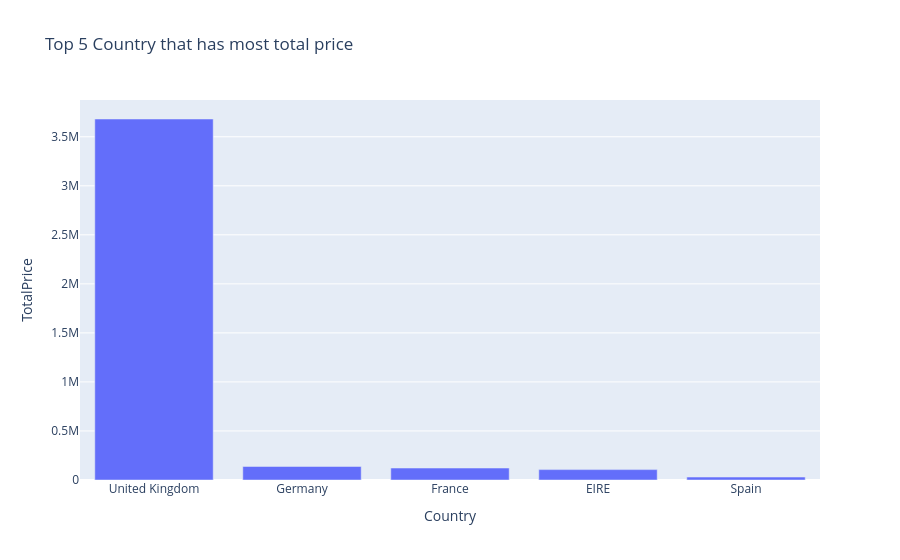

The notebook cell this image was saved under:
### Code cell
df_grouped = df.groupby('Country')['TotalPrice'].sum().round(3).sort_values(ascending= False).head().reset_index()

px.bar(
    data_frame= df_grouped,
    x= 'Country',
    y= 'TotalPrice',
    title= 'Top 5 Country that has most total price'
)

### Figure 1 — Plotly figure (JSON) as saved in the notebook; plotly's stock layout.template omitted (floating-point values rounded to 4 significant figures)
{"data": [{"hovertemplate": "Country=%{x}<br>TotalPrice=%{y}<extra></extra>", "legendgroup": "", "marker": {"color": "#636efa", "pattern": {"shape": ""}}, "name": "", "orientation": "v", "showlegend": false, "textposition": "auto", "type": "bar", "x": ["United Kingdom", "Germany", "France", "EIRE", "Spain"], "xaxis": "x", "y": [3681000.0, 137900.0, 122000.0, 105900.0, 29830.0], "yaxis": "y"}], "layout": {"barmode": "relative", "legend": {"tracegroupgap": 0}, "title": {"text": "Top 5 Country that has most total price"}, "xaxis": {"anchor": "y", "domain": [0, 1], "title": {"text": "Country"}}, "yaxis": {"anchor": "x", "domain": [0, 1], "title": {"text": "TotalPrice"}}}}
